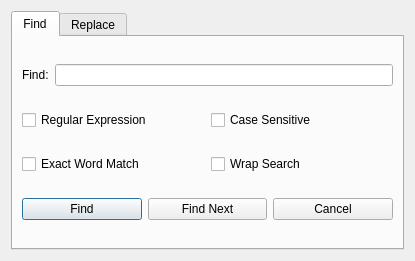
<?xml version="1.0" encoding="UTF-8"?>
<ui version="4.0">
 <class>FindReplace</class>
 <widget class="QDialog" name="FindReplace">
  <property name="windowModality">
   <enum>Qt::NonModal</enum>
  </property>
  <property name="geometry">
   <rect>
    <x>0</x>
    <y>0</y>
    <width>415</width>
    <height>261</height>
   </rect>
  </property>
  <property name="windowTitle">
   <string>Find &amp; Replace</string>
  </property>
  <layout class="QVBoxLayout" name="verticalLayout_2">
   <item>
    <layout class="QVBoxLayout" name="findReplaceVertical">
     <property name="sizeConstraint">
      <enum>QLayout::SetMaximumSize</enum>
     </property>
     <item>
      <widget class="QTabWidget" name="findReplaceTabWidget">
       <property name="autoFillBackground">
        <bool>false</bool>
       </property>
       <property name="tabPosition">
        <enum>QTabWidget::North</enum>
       </property>
       <property name="tabShape">
        <enum>QTabWidget::Rounded</enum>
       </property>
       <property name="currentIndex">
        <number>0</number>
       </property>
       <property name="elideMode">
        <enum>Qt::ElideRight</enum>
       </property>
       <property name="usesScrollButtons">
        <bool>false</bool>
       </property>
       <property name="documentMode">
        <bool>false</bool>
       </property>
       <property name="tabsClosable">
        <bool>false</bool>
       </property>
       <widget class="QWidget" name="findTab">
        <property name="autoFillBackground">
         <bool>false</bool>
        </property>
        <attribute name="title">
         <string>Find</string>
        </attribute>
        <layout class="QVBoxLayout" name="verticalLayout_3">
         <item>
          <layout class="QHBoxLayout" name="findHorizontal">
           <item>
            <widget class="QLabel" name="findLabel">
             <property name="text">
              <string>Find:</string>
             </property>
            </widget>
           </item>
           <item>
            <widget class="QLineEdit" name="findEditText"/>
           </item>
          </layout>
         </item>
         <item>
          <layout class="QHBoxLayout" name="findSearchParams1">
           <item>
            <widget class="QCheckBox" name="findRegularExpressionCheckBox">
             <property name="text">
              <string>Regular Expression</string>
             </property>
            </widget>
           </item>
           <item>
            <widget class="QCheckBox" name="findCaseSensitiveCheckBox">
             <property name="text">
              <string>Case Sensitive</string>
             </property>
            </widget>
           </item>
          </layout>
         </item>
         <item>
          <layout class="QHBoxLayout" name="findSearchParams2">
           <item>
            <widget class="QCheckBox" name="findExactWordCheckBox">
             <property name="text">
              <string>Exact Word Match</string>
             </property>
            </widget>
           </item>
           <item>
            <widget class="QCheckBox" name="findWrapSearchCheckBox">
             <property name="text">
              <string>Wrap Search</string>
             </property>
            </widget>
           </item>
          </layout>
         </item>
         <item>
          <layout class="QHBoxLayout" name="findButtons">
           <item>
            <widget class="QPushButton" name="findButton">
             <property name="text">
              <string>Find</string>
             </property>
            </widget>
           </item>
           <item>
            <widget class="QPushButton" name="findNextButton">
             <property name="text">
              <string>Find Next</string>
             </property>
            </widget>
           </item>
           <item>
            <widget class="QPushButton" name="findCancelButton">
             <property name="text">
              <string>Cancel</string>
             </property>
            </widget>
           </item>
          </layout>
         </item>
        </layout>
       </widget>
       <widget class="QWidget" name="replaceTab">
        <attribute name="title">
         <string>Replace</string>
        </attribute>
       </widget>
      </widget>
     </item>
    </layout>
   </item>
  </layout>
 </widget>
 <resources/>
 <connections/>
</ui>
